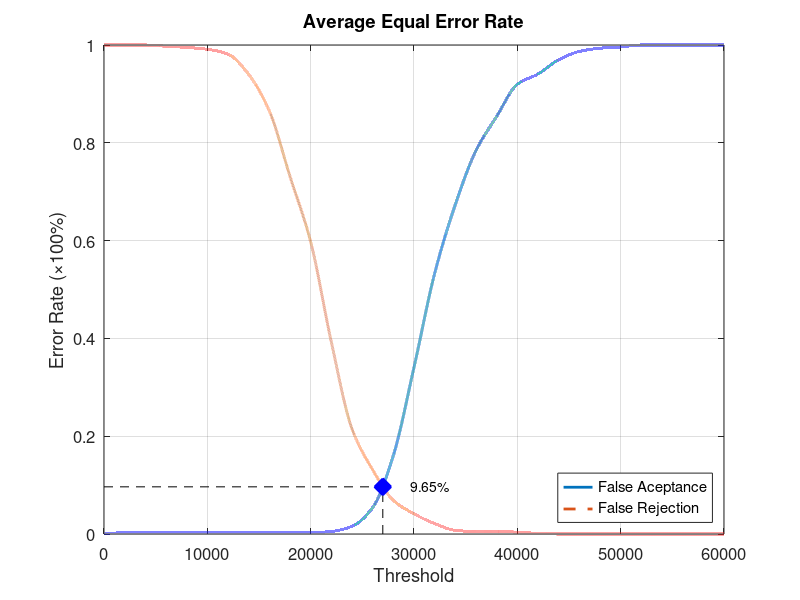
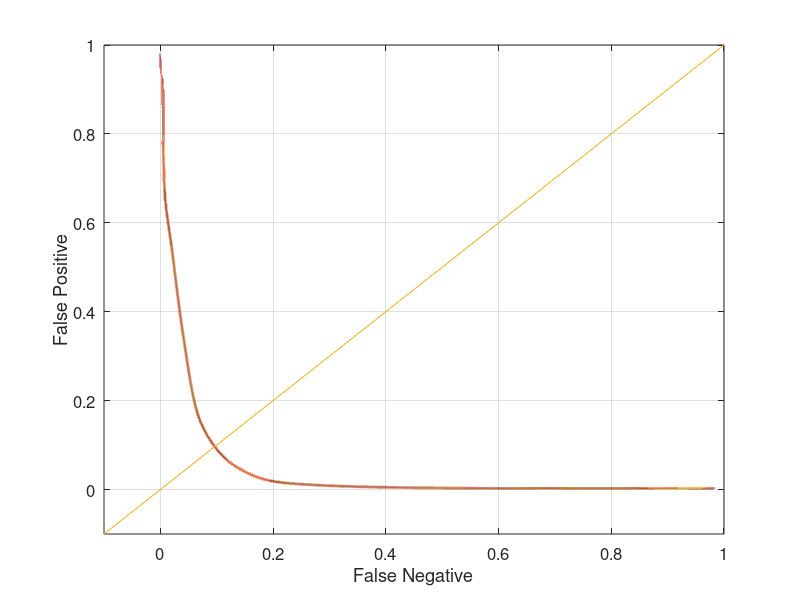

Here is the MATLAB script that generated these plots, in order:
function yEER = Experiment2Average
close all;
clear;
clc;
x = 0:2000:60000;
xq = 0:0.5:60000;

y0 = [0 0.00263158 0.00263158 0.00263158 0.00263158 0.00263158 0.00263158 0.00263158 0.00263158 0.00263158 0.00263158 0.00526316 0.0157895 0.0539474 0.160526 0.340789 0.532895 0.673684 0.784211 0.853947 0.919737 0.940789 0.969737 0.986842 0.993421 0.996053 1 1 1 1 1];
yy0 = interp1(x, y0, xq, 'pchip');
y1 = [1 1 1 0.9975 0.995 0.99125 0.98125 0.94 0.865 0.73125 0.5975 0.3925 0.215 0.13125 0.06875 0.04125 0.02125 0.0075 0.005 0.005 0.00375 0.00125 0 0 0 0 0 0 0 0 0];
yy1 = interp1(x, y1, xq, 'pchip');

% Calculating EER: 
y2 = abs(y0 - y1);
find(y2 == min(y2))
yy2 = abs(yy0 - yy1);
xEER = find(yy2 == min(yy2));
xEERIndex = xq(xEER) % X-axis EER
yEER = yy0(xEER) % Y-axis EER

main = figure
plot(xq, yy0,'-','LineWidth', 2);	hold on
plot(xq, yy1,'--','LineWidth', 2);	hold on
plot([xEERIndex xEERIndex], [0 yEER], 'k--');	hold on
plot([0 xEERIndex], [yEER yEER], 'k--');	hold on
plot(xEERIndex, yEER, 'bx', 'LineWidth', 10);	hold on
text(xEERIndex + 10 * xEERIndex / 100, yEER, [num2str(round((10000 * yEER)) / 100) '%'])
legend('False Aceptance', 'False Rejection', 'Location', 'SouthEast')
xlabel('Threshold')
ylabel('Error Rate (\times100%)')
title('Average Equal Error Rate')
set(gca, 'FontSize', 12)
axis([0 60000 0 1])
grid on

print(main, 'Experiment2AverageMain', '-dpng');
FNRxFPR = figure('Color', [1 1 1]);
plot(yy1, yy0, '-', yy1, yy0, 'LineWidth', 2);
hold on
y = -0.1:0.1:1
plot(y, y); 
set(gca, 'FontSize', 12)
xlabel('False Negative')
ylabel('False Positive')
axis([-0.1 1 -0.1 1])
set(gca, 'FontSize', 12)
grid on

print(FNRxFPR, 'Experiment2AverageFNRxFPR','-dpng');
end
